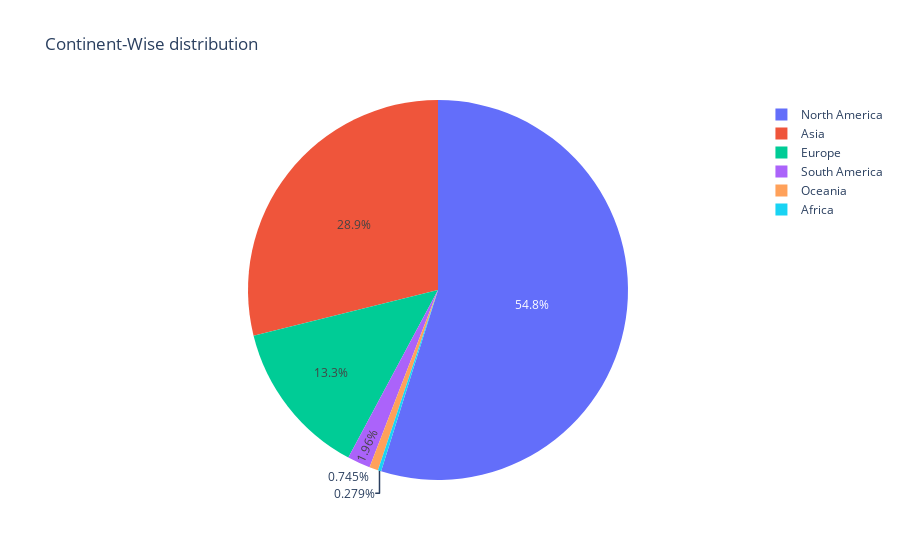

Here is the notebook cell this chart was saved with:
### Code cell
fig = px.pie(df,values=values,names=index ,title="Continent-Wise distribution")

fig.show()

### Figure 1 — Plotly figure (JSON) as saved in the notebook; plotly's stock layout.template omitted (floating-point values rounded to 4 significant figures)
{"data": [{"domain": {"x": [0, 1], "y": [0, 1]}, "hovertemplate": "label=%{label}<br>value=%{value}<extra></extra>", "labels": ["North America", "Asia", "Europe", "South America", "Oceania", "Africa"], "legendgroup": "", "name": "", "showlegend": true, "type": "pie", "values": [589, 310, 143, 21, 8, 3]}], "layout": {"legend": {"tracegroupgap": 0}, "title": {"text": "Continent-Wise distribution"}}}
